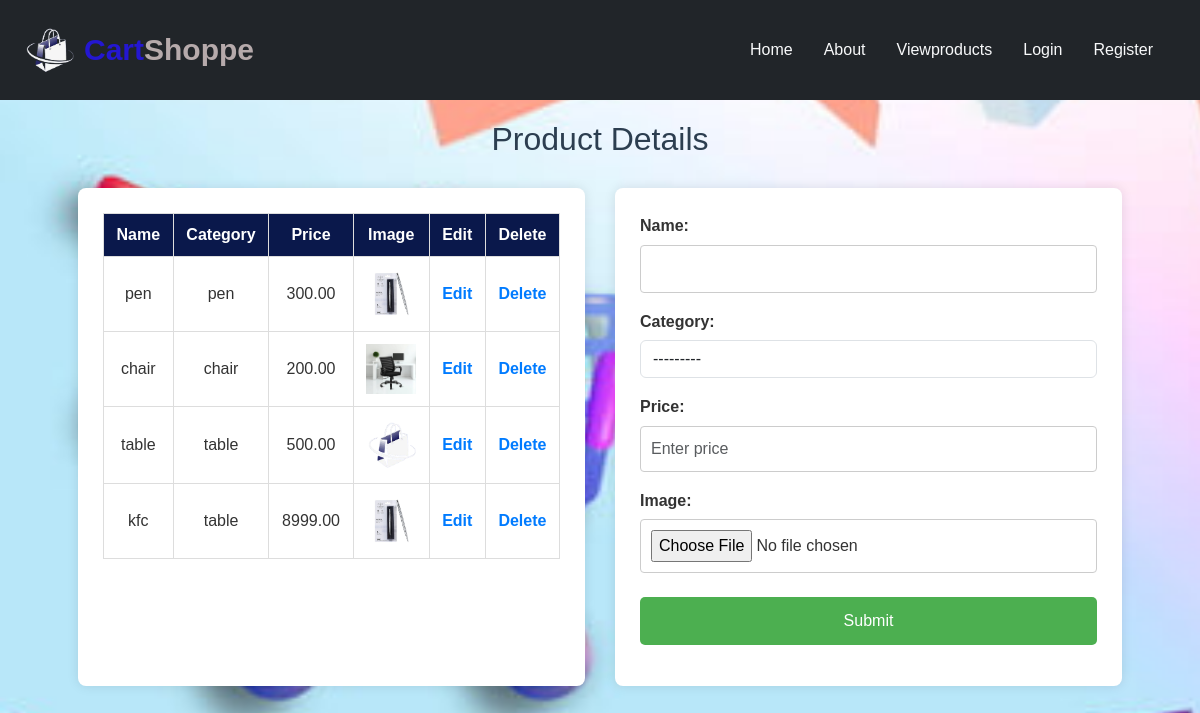
Page /8 on the committed database.
### myapp/models.py (models this page shows)
class Product(models.Model):
    name = models.CharField(max_length=255,null=True)
    category = models.CharField(max_length=100,null=True)
    price = models.DecimalField(max_digits=10, decimal_places=2,null=True)
    image = models.ImageField(upload_to='product_images/',null=True)

class Category(models.Model):
    name = models.CharField(max_length=100)
    def __str__(self):
        return self.name

### myapp/views.py (the view)
# urls.py: path('8', views.products),
def products(request):
    if request.method == 'POST':
        form = ProductForm(request.POST, request.FILES)
        if form.is_valid():
            form.save()
            return redirect('/8')
    else:
        form = ProductForm()
    products = Product.objects.all()
    return render(request, 'products.html', {'form': form, 'products': products})

### myapp/forms.py (shortened to what this page needs)
class ProductForm(forms.ModelForm):
    category = forms.ModelChoiceField(
        queryset=Category.objects.all(),
        widget=forms.Select(attrs={'class': 'form-control'})
    )
    class Meta:
        model = Product
        fields = ['name', 'category', 'price', 'image']

### myapp/templates/products.html (shortened to what this page needs)
{% include 'header.html' %}
<h2>Product Details</h2>
<div class="flex-container">
    <div class="table-container">
        <table>
            <tr>
                <th>Name</th>
                <th>Category</th>
                <th>Price</th>
                <th>Image</th>
                <th>Edit</th>
                <th>Delete</th>
            </tr>
            {% for product in products %}
            <tr>
                <td>{{ product.name }}</td>
                <td>{{ product.category }}</td>
                <td>{{ product.price }}</td>
                <td><img src="{{ product.image.url }}" alt="{{ product.name }}"></td>
                <td><a href="{% url 'edit_product' product.id %}">Edit</a></td>
                <td><a href="{% url 'delete_product' product.id %}">Delete</a></td>
            </tr>
            {% endfor %}
        </table>
    </div>
    <div class="form-container">
       <form method="post" enctype="multipart/form-data">
  {{ form.as_p }}
  <button type="submit" class="btn btn-primary mt-2">Submit</button>
</form>
    </div>
</div>
</body>
</html>

### myapp/templates/products.html (style rules this page uses)
body { font-family: Arial, sans-serif; margin: 20px; background-color: #f7f7f7; color: #333; }
h2 { color: #2c3e50; text-align: center; margin-bottom: 30px; }
.flex-container { display: flex; justify-content: space-between; flex-wrap: wrap; gap: 30px; padding: 0 5%; }
.table-container, .form-container { flex: 1 1 48%; background-color: #fff; padding: 25px; border-radius: 8px; box-shadow: 0 0 12px rgba(0,0,0,0.1); box-sizing: border-box; }
table { width: 100%; border-collapse: collapse; }
table th, table td { padding: 12px; text-align: center; border: 1px solid #ddd; }
table th { background-color: rgb(10, 24, 75); color: white; }
img { width: 50px; height: auto; }
a { text-decoration: none; color: #007BFF; font-weight: bold; }
form { width: 100%; }
form p { display: flex; flex-direction: column; margin-bottom: 16px; }
form label { font-weight: bold; margin-bottom: 6px; color: #333; }
form input[type="text"], form input[type="number"], form input[type="file"], form select, form textarea { padding: 10px; font-size: 1rem; border: 1px solid #ccc; border-radius: 4px; transition: border-color 0.3s; }
button, button[type="submit"] { width: 100%; background-color: #4CAF50; color: white; font-size: 1rem; padding: 12px; border: none; border-radius: 5px; cursor: pointer; transition: background-color 0.3s; margin-top: 10px; }

### rows in the picture
Product: name "pen", category "pen", price "300.00", image (picture)
Product: name "chair", category "chair", price "200.00", image (picture)
Product: name "table", category "table", price "500.00", image (picture)
Product: name "kfc", category "table", price "8999.00", image (picture)
